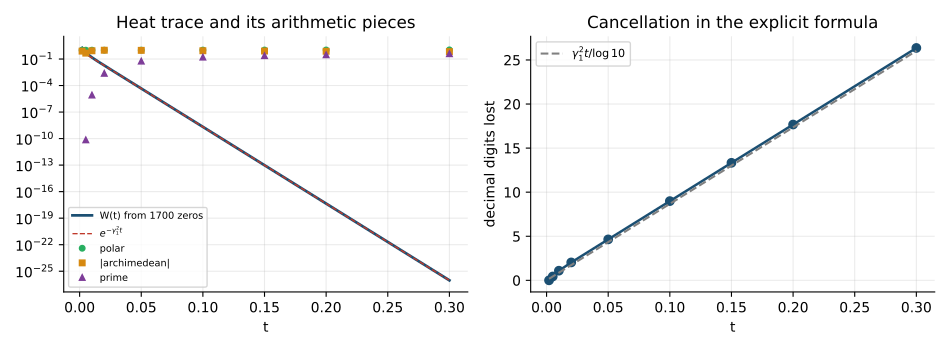

Write the Python code that produced this figure.
# Section 2 of code/plots3.py (item arith_exact): draws fig/heattrace.pdf (Figure fig:ch14:W of ch/ch14.tex) from
# arith.json. The rcParams and the plotting lines are those of code/plots3.py; only the input and output file
# names are arguments (code/plots3.py reads arith.json and writes book/fig/heattrace.pdf).
# Usage: python3 heattrace.py [input json] [output file]   (defaults arith.json, heattrace.pdf; .png also works)
import sys, json, numpy as np, matplotlib
matplotlib.use('Agg'); import matplotlib.pyplot as plt
plt.rcParams.update({'font.size':10,'axes.grid':True,'grid.alpha':0.25,'axes.spines.top':False,'axes.spines.right':False,'savefig.dpi':200,'axes.prop_cycle':plt.cycler(color=['#1b4f72','#c0392b','#27ae60','#d68910','#7d3c98','#17a589','#566573'])})
src = sys.argv[1] if len(sys.argv) > 1 else 'arith.json'
dst = sys.argv[2] if len(sys.argv) > 2 else 'heattrace.pdf'
g=np.concatenate([np.load(f) for f in ['g_1_400.npy','g_401_1000.npy','g_1001_1700.npy']])
# 2 heat trace and arithmetic components
A=json.load(open(src)); t=np.array([r[0] for r in A])
Pi=np.array([float(r[1]) for r in A]); Ar=np.array([float(r[2]) for r in A]); Pr=np.array([float(r[3]) for r in A]); Wz=np.array([float(r[5]) for r in A]); dig=np.array([r[6] for r in A])
tt=np.linspace(0.002,0.3,300); Wt=[np.sum(np.exp(-g**2*x)) for x in tt]
fig,ax=plt.subplots(1,2,figsize=(9.5,3.5))
ax[0].semilogy(tt,Wt,lw=2,label='W(t) from 1700 zeros')
ax[0].semilogy(tt,np.exp(-g[0]**2*tt),'--',lw=1,label=r'$e^{-\gamma_1^2 t}$')
ax[0].semilogy(t,Pi,'o',ms=4,label='polar'); ax[0].semilogy(t,np.abs(Ar),'s',ms=4,label='|archimedean|'); ax[0].semilogy(t[t>0.004],Pr[t>0.004],'^',ms=4,label='prime')
ax[0].set_xlabel('t'); ax[0].legend(fontsize=7); ax[0].set_title('Heat trace and its arithmetic pieces')
ax[1].plot(t,dig,'o-',lw=1.8); ax[1].plot(tt,tt*g[0]**2/np.log(10),'--',color='gray',label=r'$\gamma_1^2t/\log 10$')
ax[1].set_xlabel('t'); ax[1].set_ylabel('decimal digits lost'); ax[1].legend(fontsize=8); ax[1].set_title('Cancellation in the explicit formula')
fig.tight_layout(); fig.savefig(dst); plt.close()
print('wrote', dst, 'from', src)
